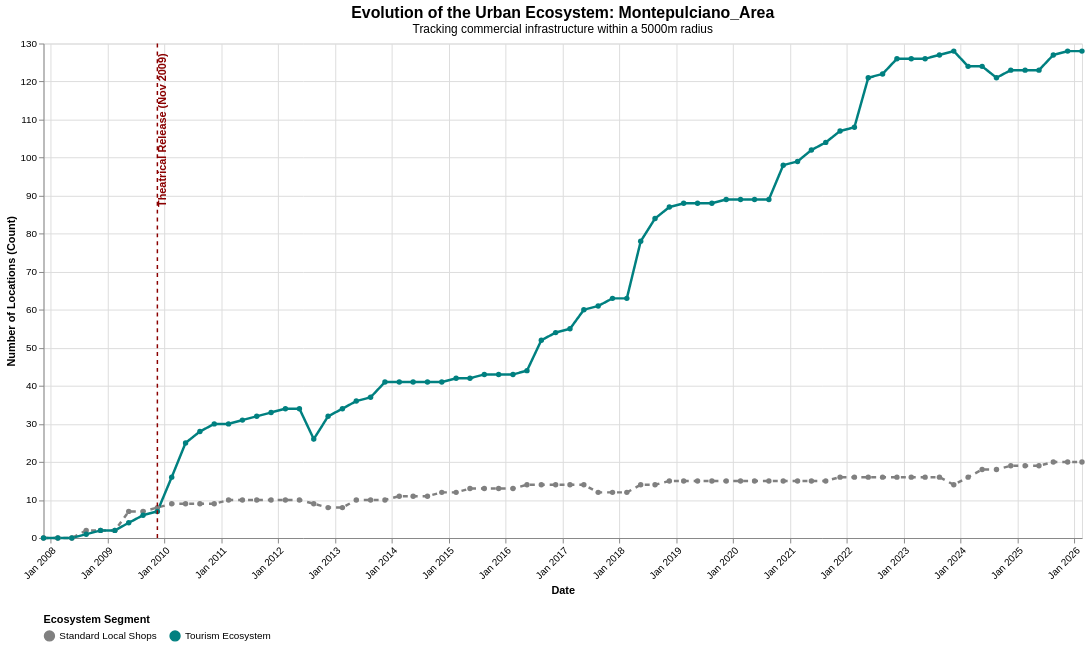

Here is the Vega-Lite specification saved for this chart:
### Vega-Lite specification from a JSON file in a GitHub repository (floating-point values rounded to 4 significant figures; data arrays with more than 128 entries replaced by an {"elided": "..."} marker saying what was removed)
{"config": {"view": {"continuousWidth": 300, "continuousHeight": 300}}, "layer": [{"data": {"name": "data-d7130810257503470a08d51b9ef3e9b3"}, "mark": {"type": "line", "point": true, "strokeWidth": 2.5}, "encoding": {"color": {"field": "Category", "legend": {"orient": "bottom", "title": "Ecosystem Segment", "direction": "horizontal"}, "scale": {"domain": ["Standard Local Shops", "Tourism Ecosystem"], "range": ["gray", "teal"]}, "type": "nominal"}, "strokeDash": {"field": "Category", "legend": null, "scale": {"domain": ["Standard Local Shops", "Tourism Ecosystem"], "range": [[5, 5], [1, 0]]}, "type": "nominal"}, "tooltip": [{"field": "timestamp", "format": "%b %Y", "title": "Date", "type": "temporal"}, {"field": "Category", "title": "Segment", "type": "nominal"}, {"field": "value", "title": "Active Locations", "type": "quantitative"}], "x": {"axis": {"format": "%b %Y", "labelAngle": -45}, "field": "timestamp", "title": "Date", "type": "temporal"}, "y": {"field": "value", "title": "Number of Locations (Count)", "type": "quantitative"}}, "name": "view_6acacd4364e7e516_0"}, {"data": {"name": "data-61964f74232b242a40587ab03f63472c"}, "mark": {"type": "rule", "size": 1.5, "strokeDash": [4, 4]}, "encoding": {"color": {"field": "Color", "scale": null, "type": "nominal"}, "x": {"field": "Date", "type": "temporal"}}}, {"data": {"name": "data-61964f74232b242a40587ab03f63472c"}, "mark": {"type": "text", "align": "right", "angle": 270, "baseline": "top", "dx": 5, "fontSize": 11, "fontWeight": "bold"}, "encoding": {"color": {"field": "Color", "scale": null, "type": "nominal"}, "text": {"field": "Event", "type": "nominal"}, "x": {"field": "Date", "type": "temporal"}, "y": {"value": 15}}}], "height": 500, "title": {"text": "Evolution of the Urban Ecosystem: Montepulciano_Area", "fontSize": 16, "subtitle": "Tracking commercial infrastructure within a 5000m radius", "subtitleFontSize": 12}, "width": 1050, "$schema": "https://vega.github.io/schema/vega-lite/v6.4.1.json", "datasets": {"data-d7130810257503470a08d51b9ef3e9b3": {"elided": "148 records"}, "data-61964f74232b242a40587ab03f63472c": [{"Date": "2009-11-18T00:00:00", "Event": "Theatrical Release (Nov 2009)", "Color": "#8B0000"}]}}
